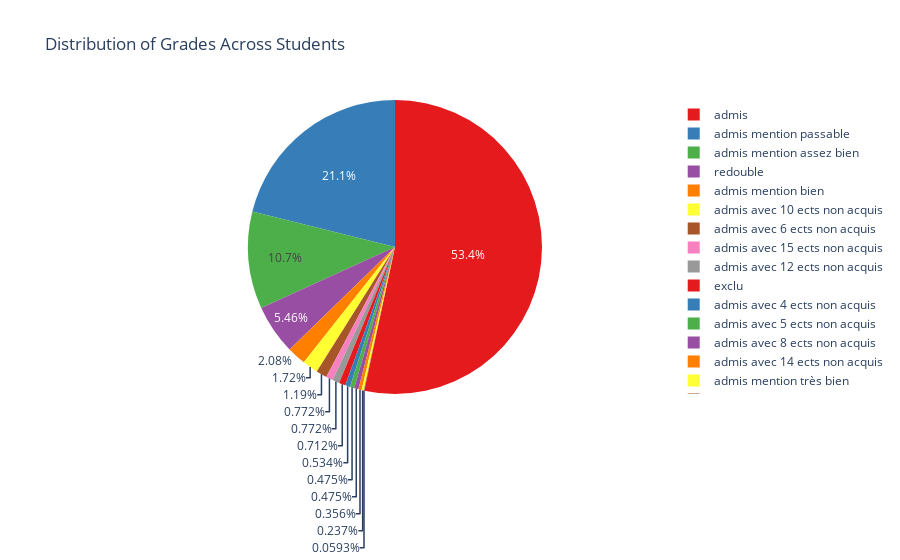

Notebook cell for this chart:
### Code cell
#Visualize Admissions rate 
import plotly.express as px
grade_mapping = {
        'exclu': 0,                           # Excluded - lowest
        'redouble': 1,                        # Repeat year
        'admis avec 15 ects non acquis': 2,   # Most ECTS credits missing
        'admis avec 14 ects non acquis': 3,
        'admis avec 13 ects non acquis': 4,
        'admis avec 12 ects non acquis': 5,
        'admis avec 10 ects non acquis': 6,
        'admis avec 8 ects non acquis': 7,
        'admis avec 6 ects non acquis': 8,
        'admis avec 5 ects non acquis': 9,
        'admis avec 4 ects non acquis': 10,   # Least ECTS credits missing
        'admis': 11,                          # Basic pass
        'admis mention passable': 12,         # Pass with fair mention
        'admis mention assez bien': 13,       # Pass with fairly good mention
        'admis mention bien': 14,             # Pass with good mention
        'admis mention très bien': 15         # Pass with very good mention - highest
    }
original_to_label = {v: k for k, v in grade_mapping.items()}
# Map grades to their descriptions
df_copy['Grade Description'] = df_copy['resultat_annee_prec'].map(original_to_label)

# Count occurrences of each grade description
grade_counts = df_copy['Grade Description'].value_counts().reset_index()
grade_counts.columns = ['Grade', 'Count']

# Calculate percentages
grade_counts['Percentage'] = (grade_counts['Count'] / grade_counts['Count'].sum()) * 100
print(df_copy['Grade Description'].value_counts())
# Create a pie chart
fig = px.pie(grade_counts, values='Percentage', names='Grade', 
             title='Distribution of Grades Across Students',
             color='Grade', 
             color_discrete_sequence=px.colors.qualitative.Set1)

# Show the figure
fig.show()

### Figure 1 — Plotly figure (JSON) as saved in the notebook; plotly's stock layout.template omitted (floating-point values rounded to 4 significant figures)
{"data": [{"customdata": [["admis"], ["admis mention passable"], ["admis mention assez bien"], ["redouble"], ["admis mention bien"], ["admis avec 10 ects non acquis"], ["admis avec 6 ects non acquis"], ["admis avec 15 ects non acquis"], ["admis avec 12 ects non acquis"], ["exclu"], ["admis avec 4 ects non acquis"], ["admis avec 5 ects non acquis"], ["admis avec 8 ects non acquis"], ["admis avec 14 ects non acquis"], ["admis mention très bien"], ["admis avec 13 ects non acquis"]], "domain": {"x": [0, 1], "y": [0, 1]}, "hovertemplate": "Grade=%{customdata[0]}<br>Percentage=%{value}<extra></extra>", "labels": ["admis", "admis mention passable", "admis mention assez bien", "redouble", "admis mention bien", "admis avec 10 ects non acquis", "admis avec 6 ects non acquis", "admis avec 15 ects non acquis", "admis avec 12 ects non acquis", "exclu", "admis avec 4 ects non acquis", "admis avec 5 ects non acquis", "admis avec 8 ects non acquis", "admis avec 14 ects non acquis", "admis mention très bien", "admis avec 13 ects non acquis"], "legendgroup": "", "marker": {"colors": ["rgb(228,26,28)", "rgb(55,126,184)", "rgb(77,175,74)", "rgb(152,78,163)", "rgb(255,127,0)", "rgb(255,255,51)", "rgb(166,86,40)", "rgb(247,129,191)", "rgb(153,153,153)", "rgb(228,26,28)", "rgb(55,126,184)", "rgb(77,175,74)", "rgb(152,78,163)", "rgb(255,127,0)", "rgb(255,255,51)", "rgb(166,86,40)"]}, "name": "", "showlegend": true, "type": "pie", "values": [53.35, 21.13, 10.68, 5.46, 2.077, 1.721, 1.187, 0.7715, 0.7715, 0.7122, 0.5341, 0.4748, 0.4748, 0.3561, 0.2374, 0.05935]}], "layout": {"legend": {"tracegroupgap": 0}, "piecolorway": ["rgb(228,26,28)", "rgb(55,126,184)", "rgb(77,175,74)", "rgb(152,78,163)", "rgb(255,127,0)", "rgb(255,255,51)", "rgb(166,86,40)", "rgb(247,129,191)", "rgb(153,153,153)"], "title": {"text": "Distribution of Grades Across Students"}}}
